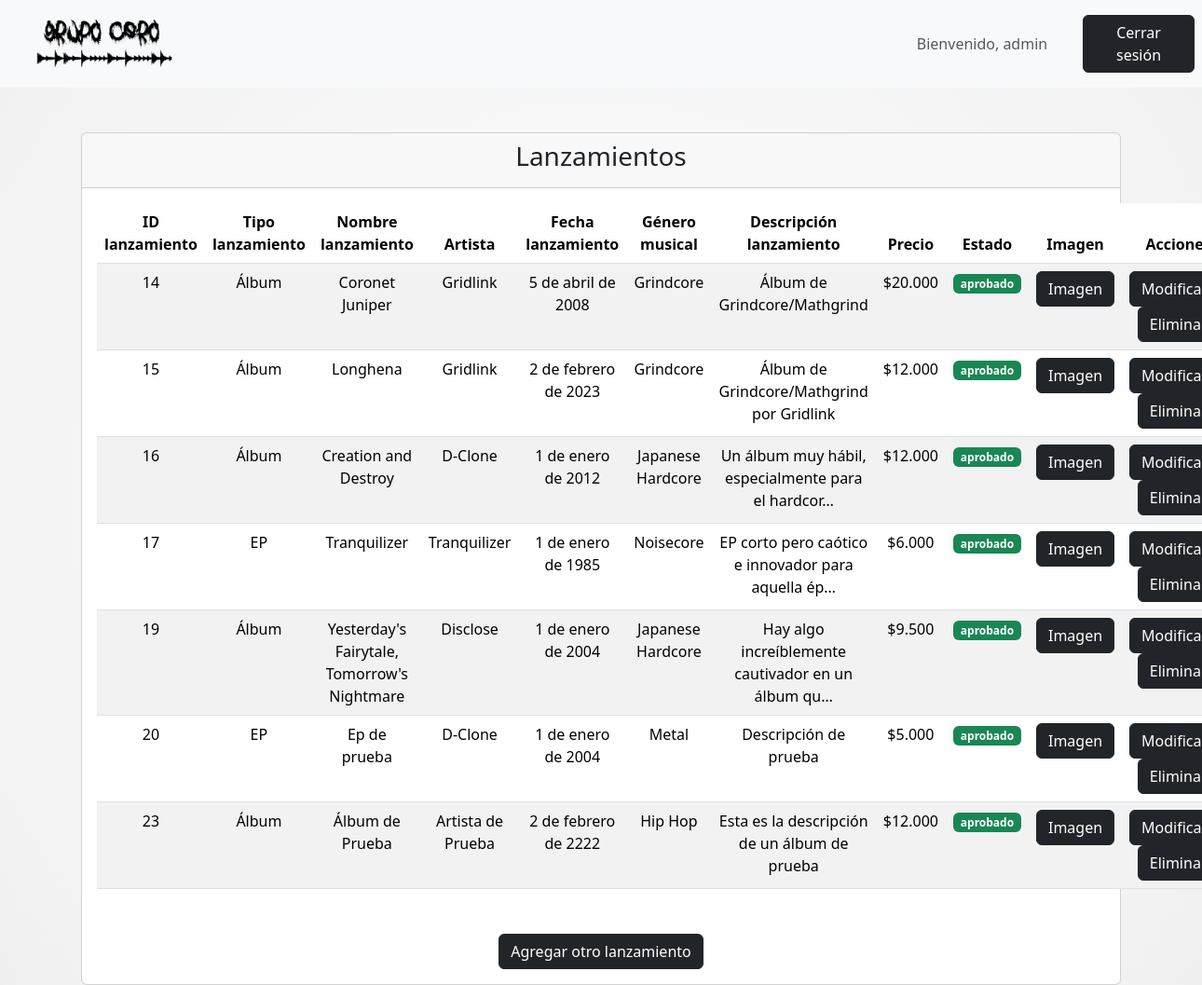
Screenshot of /lanzamientosobjects/ (signed in) with the database file from the repository.
### core/models.py (models this page shows, shortened)
class Lanzamiento(models.Model):
    tipoLanzamiento = models.ForeignKey(TipoLanzamiento, on_delete=models.CASCADE)
    nombreLanzamiento = models.CharField(max_length=50)
    artista = models.ForeignKey(Artista, on_delete=models.CASCADE)
    fechaLanzamiento = models.DateField()
    genero = models.ForeignKey(GeneroMusical, on_delete=models.CASCADE)
    descripcionLanzamiento = models.TextField()
    precio = models.IntegerField(default=0)
    imagen = models.ImageField(upload_to='lanzamientos/', null=True, blank=True)
    aprobado = models.CharField(max_length=20, choices=TIPO_APROBACION, default='pendiente')
    fecha_solicitud = models.DateField(null=True, blank=True, default=datetime.date.today)
    feedback = models.TextField(blank=True)
    def precio_clp(self):
        return "${:,.0f}".format(self.precio).replace(",", ".")
    class Meta:
        verbose_name = "Lanzamiento"
        verbose_name_plural = "Lanzamientos"

class TipoLanzamiento(models.Model):
    nombreTipo = models.CharField(max_length=20)
    aprobado = models.CharField(max_length=20, choices=TIPO_APROBACION, default='pendiente')
    fecha_solicitud = models.DateField(null=True, blank=True, default=datetime.date.today)
    feedback = models.TextField(blank=True)
    def __str__(self):
        return self.nombreTipo
    class Meta:
        verbose_name = "Tipo de lanzamiento"
        verbose_name_plural = "Tipos de lanzamiento"

class Artista(models.Model):
    nombreArtista = models.CharField(max_length=50)
    fecha_nacimiento = models.DateField(null=True, blank=True)
    biografia = models.TextField()
    imagen = models.ImageField(upload_to='artistas/', null=False, blank=False)
    aprobado = models.CharField(max_length=20, choices=TIPO_APROBACION, default='pendiente')
    fecha_solicitud = models.DateField(null=True, blank=True, default=datetime.date.today)
    feedback = models.TextField(blank=True)
    def __str__(self):
        return self.nombreArtista
    class Meta:
        verbose_name = "Artista"
        verbose_name_plural = "Artistas"

class GeneroMusical(models.Model):
    nombreGenero = models.CharField(max_length=30)
    aprobado = models.CharField(max_length=20, choices=TIPO_APROBACION, default='pendiente')
    fecha_solicitud = models.DateField(null=True, blank=True, default=datetime.date.today)
    feedback = models.TextField(blank=True)
    def __str__(self):
        return self.nombreGenero
    class Meta:
        verbose_name = "Género Musical"
        verbose_name_plural = "Géneros Musicales"

### core/views.py (the view)
# urls.py: path('lanzamientosobjects/', lanzamientosobjects, name='lanzamientosobjects'),
def lanzamientosobjects(request):
    auxLanzObj = {
        'listaLanzObj' : Lanzamiento.objects.all()
    }
    return render(request, 'core/miembros/lanzamientos/lanzamientosobjects.html', auxLanzObj)

### core/templates/core/miembros/lanzamientos/lanzamientosobjects.html (shortened to what this page needs)
<!DOCTYPE html>
<html lang="es">
    {% load static %}
<head>
    <link href="https://cdn.jsdelivr.net/npm/bootstrap@5.3.3/dist/css/bootstrap.min.css" rel="stylesheet">
    <link rel="stylesheet" href="{% static 'core/css/style.css' %}">
</head>
<body>
<nav class="navbar navbar-expand-sm bg-light navbar-light justify-content-center">
    <div class="container-fluid">
        <a class="navbar-brand" href="{% url 'miembrosindex' %}">
            <img src="{% static 'core/img/LOGO.png' %}" alt="Avatar Logo" style="width:200px;" class="rounded-pill">
        </a>
    </div>
    <ul class="navbar-nav">
        <li class="nav-item">
            <a class="nav-link text-center" style="width:200px;">Bienvenido, {{ user.username }}</a>
        </li>
    </ul>
    <ul class="navbar-nav">
        <li class="nav-item">
            <a class="nav-link" href="{% url 'logout' %}">
                <button class="btn btn-dark" type="button" style="width:120px;">Cerrar sesión</button>
            </a>
        </li>
    </ul>
</nav>
<div class="container mt-5 text-center">
    <div class="card">
        <div class="card-header">
            <h3 class="card-title">Lanzamientos</h3>
        </div>
        <div class="card-body">
            <table class="table table-striped mb-5">
                <thead>
                    <tr>
                        <th scope="col">ID lanzamiento</th>
                        <th scope="col">Tipo lanzamiento</th>
                        <th scope="col">Nombre lanzamiento</th>
                        <th scope="col">Artista</th>
                        <th scope="col">Fecha lanzamiento</th>
                        <th scope="col">Género musical</th>
                        <th scope="col">Descripción lanzamiento</th>
                        <th scope="col">Precio</th>
                        <th scope="col">Estado</th>
                        <th scope="col">Imagen</th>
                        <th scope="col">Acciones</th>
                    </tr>
                </thead>
                <tbody>
                    {% for auxLanzObj in listaLanzObj %}
                    <tr>
                        <td>{{ auxLanzObj.pk }}</td>
                        <td>{{ auxLanzObj.tipoLanzamiento }}</td>
                        <td>{{ auxLanzObj.nombreLanzamiento }}</td>
                        <td>{{ auxLanzObj.artista }}</td>
                        <td>{{ auxLanzObj.fechaLanzamiento }}</td>
                        <td>{{ auxLanzObj.genero }}</td>
                        <td>{{ auxLanzObj.descripcionLanzamiento|truncatechars:50 }}</td>
                        <td>{{ auxLanzObj.precio_clp }}</td>
                        {% if auxLanzObj.aprobado == 'aprobado' %}
                            <td><span class="badge bg-success">{{ auxLanzObj.aprobado }}</span></td>
                        {% elif auxLanzObj.aprobado == 'pendiente' %}
                            <td><span class="badge bg-secondary">{{ auxLanzObj.aprobado }}</span></td>
                        {% endif %}
                        <td>
                            {% if auxLanzObj.imagen %}
                            <a href="#" class="btn btn-dark" data-bs-toggle="modal" data-bs-target="#modalImagen{{ auxLanzObj.pk }}">Imagen</a>
                            {% endif %}
                        </td>
                        <td>
                            <a href="{% url 'lanzamientosupdate' auxLanzObj.pk %}" class="btn btn-dark me-2">Modificar</a>
                            <button type="button" class="btn btn-dark" data-bs-toggle="modal" data-bs-target="#confirmModal{{ auxLanzObj.pk }}">
                                Eliminar
                            </button>
                        </td>
                    </tr>
                    {% endfor %}
                </tbody>
            </table>
            <div class="text-center">
                <a href="{% url 'lanzamientosadd' %}" class="btn btn-dark">Agregar otro lanzamiento</a>
            </div>
        </div>
    </div>
</div>
</body>
</html>

### core/static/core/css/style.css (style rules this page uses)
body { background-color: white; color: black; }

### core/templates/core/miembros/lanzamientos/lanzamientosobjects.html (style rules this page uses)
body { background: repeating-radial-gradient(circle, #ffffff, #f1f0f0); }

### rows the page displays
Lanzamiento: pk "14", tipoLanzamiento "Álbum", nombreLanzamiento "Coronet Juniper", artista "Gridlink", fechaLanzamiento "5 de abril de 2008", genero "Grindcore", descripcionLanzamiento "Álbum de Grindcore/Mathgrind", precio_clp "$20.000", aprobado "aprobado"
Lanzamiento: pk "15", tipoLanzamiento "Álbum", nombreLanzamiento "Longhena", artista "Gridlink", fechaLanzamiento "2 de febrero de 2023", genero "Grindcore", descripcionLanzamiento "Álbum de Grindcore/Mathgrind por Gridlink", precio_clp "$12.000", aprobado "aprobado"
Lanzamiento: pk "16", tipoLanzamiento "Álbum", nombreLanzamiento "Creation and Destroy", artista "D-Clone", fechaLanzamiento "1 de enero de 2012", genero "Japanese Hardcore", descripcionLanzamiento "Un álbum muy hábil, especialmente para el hardcor…", precio_clp "$12.000", aprobado "aprobado"
Lanzamiento: pk "17", tipoLanzamiento "EP", nombreLanzamiento "Tranquilizer", artista "Tranquilizer", fechaLanzamiento "1 de enero de 1985", genero "Noisecore", descripcionLanzamiento "EP corto pero caótico e innovador para aquella ép…", precio_clp "$6.000", aprobado "aprobado"
Lanzamiento: pk "19", tipoLanzamiento "Álbum", nombreLanzamiento "Yesterday's Fairytale, Tomorrow's Nightmare", artista "Disclose", fechaLanzamiento "1 de enero de 2004", genero "Japanese Hardcore", descripcionLanzamiento "Hay algo increíblemente cautivador en un álbum qu…", precio_clp "$9.500", aprobado "aprobado"
Lanzamiento: pk "20", tipoLanzamiento "EP", nombreLanzamiento "Ep de prueba", artista "D-Clone", fechaLanzamiento "1 de enero de 2004", genero "Metal", descripcionLanzamiento "Descripción de prueba", precio_clp "$5.000", aprobado "aprobado"
Lanzamiento: pk "23", tipoLanzamiento "Álbum", nombreLanzamiento "Álbum de Prueba", artista "Artista de Prueba", fechaLanzamiento "2 de febrero de 2222", genero "Hip Hop", descripcionLanzamiento "Esta es la descripción de un álbum de prueba", precio_clp "$12.000", aprobado "aprobado"

### other values shown
{{ user.username }} "admin"
